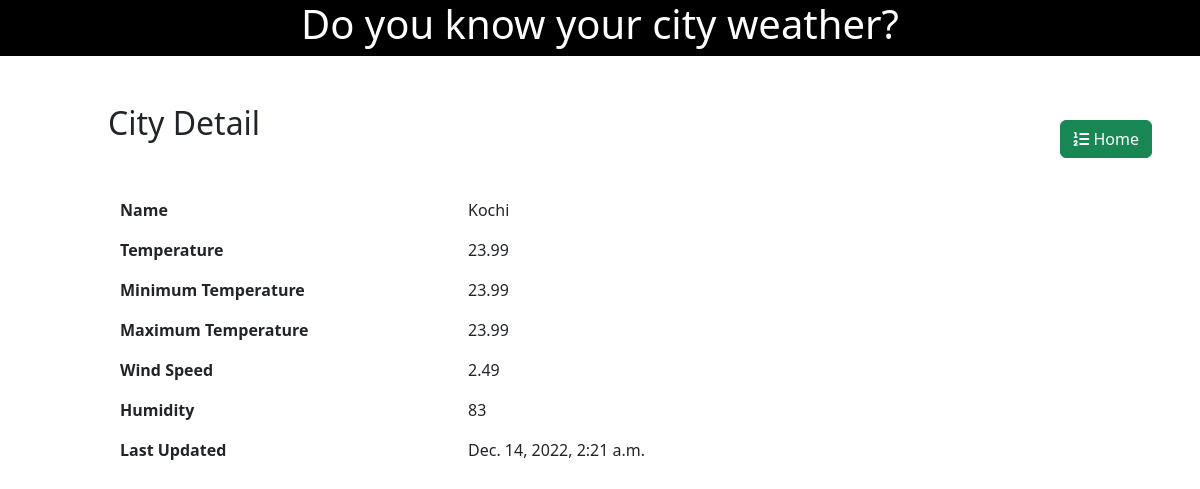
Screenshot of /city/7/ with the database file from the repository.
### weather/models.py (models this page shows, shortened)
class BaseModel(models.Model):
    created_at = models.DateTimeField(auto_now_add=True)
    updated_at = models.DateTimeField(auto_now=True)
    is_expired = models.BooleanField(default=False)
    class Meta:
        abstract = True

class City(BaseModel):
    name = models.CharField(max_length=25)
    temperature = models.CharField(max_length=25, default="")
    min_temp = models.CharField(max_length=25, default="")
    max_temp = models.CharField(max_length=25, default="")
    wind_speed = models.CharField(max_length=25, default="")
    humidity = models.CharField(max_length=25, default="")
    next_min_temp = models.CharField(max_length=25, default="")
    next_max_temp = models.CharField(max_length=25, default="")

### weather/views.py (the view)
# urls.py: path("city/<int:pk>/", views.CityDetailView.as_view(), name="city_detail"),
class CityDetailView(DetailView):
    model = City
    template_name = "city_detail.html"

### weather/templates/city_detail.html (shortened to what this page needs)
{% extends 'base.html' %}
{% block content %}
<div class="container m-5 p-5 pt-0">
    <div class="row">
        <div class="col-8">
            <h2 class="pb-4">City Detail</h2>
        </div>
        <div class="col-4 d-flex justify-content-end align-items-center">
            <a class="btn btn-success" href="{% url 'home' %}" role="button"><i class="fa fa-list-ol" aria-hidden="true"></i> Home</a>
        </div>
    </div>
    <div class="container mt-4">
        <div class="row align-items-start mt-3">
            <div class="col-4">
                <b>Name</b>
            </div>
            <div class="col">
                {{object.name}}
            </div>
        </div>
        <div class="row align-items-start mt-3">
            <div class="col-4">
                <b>Temperature</b>
            </div>
            <div class="col">
                {{object.temperature}}
            </div>
        </div>
        <div class="row align-items-start mt-3">
            <div class="col-4">
                <b>Minimum Temperature</b>
            </div>
            <div class="col">
                {{object.min_temp}}
            </div>
        </div>
        <div class="row align-items-start mt-3">
            <div class="col-4">
                <b>Maximum Temperature</b>
            </div>
            <div class="col">
                {{object.max_temp}}
            </div>
        </div>
        <div class="row align-items-start mt-3">
            <div class="col-4">
                <b>Wind Speed</b>
            </div>
            <div class="col">
                {{object.wind_speed}}
            </div>
        </div>
        <div class="row align-items-start mt-3">
            <div class="col-4">
                <b>Humidity</b>
            </div>
            <div class="col">
                {{object.humidity}}
            </div>
        </div>
        <div class="row align-items-start mt-3">
            <div class="col-4">
                <b>Last Updated</b>
            </div>
            <div class="col">
                {{object.created_at}}
            </div>
        </div>
    </div>
</div>
{% endblock %}

### rows the page displays
City: name "Kochi", temperature "23.99", min_temp "23.99", max_temp "23.99", wind_speed "2.49", humidity "83", created_at "Dec. 14, 2022, 2:21 a.m."
